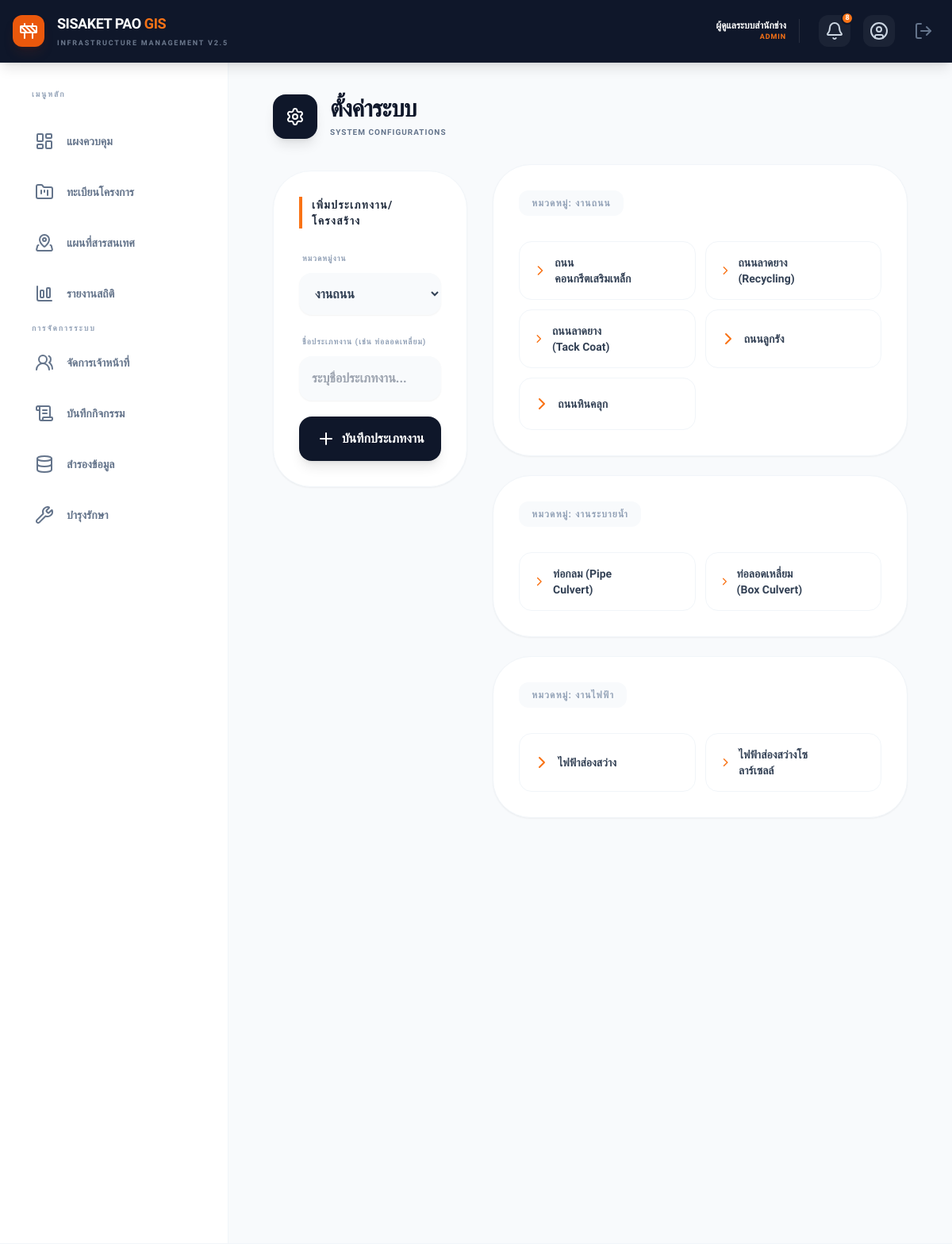
The page /settings.php (signed in) on the database its author committed.
### tables this page shows
CREATE TABLE `infrastructure_types` (
  `id` int(11) NOT NULL,
  `type_name` varchar(255) NOT NULL,
  `category` varchar(100) NOT NULL
);

### settings.php (the view, shortened to what this page needs)
<?php
require_once 'config/db.php';
$res = $conn->query("SELECT * FROM infrastructure_types ORDER BY category ASC, type_name ASC");
$types_grouped = [];
if ($res) {
    while($row = $res->fetch_assoc()){
        $types_grouped[$row['category']][] = $row;
    }
}
include 'includes/header.php';
?>
<div class="max-w-[1600px] mx-auto pb-20 animate-in fade-in duration-500 w-full px-4">
    <div class="flex items-center gap-4 mb-8">
        <div class="w-14 h-14 bg-slate-900 text-white rounded-2xl flex items-center justify-center shadow-lg shrink-0">
            <i data-lucide="settings" size="28"></i>
        </div>
        <div>
            <h2 class="text-3xl font-black text-slate-900 tracking-tight">ตั้งค่าระบบ</h2>
            <p class="text-slate-500 font-bold mt-1 uppercase tracking-widest text-[10px]">System Configurations</p>
        </div>
    </div>
    <div class="grid grid-cols-1 lg:grid-cols-3 gap-8">
        <div class="lg:col-span-1">
            <div class="bg-white p-8 rounded-[3rem] shadow-sm border border-slate-100 sticky top-24">
                <h3 class="text-sm font-black text-slate-800 uppercase tracking-widest mb-6 flex items-center gap-2 border-l-4 border-orange-500 pl-3">
                    เพิ่มประเภทงาน/โครงสร้าง
                </h3>
                <form method="POST" class="space-y-5">
                    <div class="space-y-2">
                        <label class="text-[10px] font-black text-slate-400 uppercase tracking-widest ml-1">หมวดหมู่งาน</label>
                        <select name="category" required class="w-full p-4 bg-slate-50 border-none rounded-2xl font-bold text-slate-700 outline-none focus:ring-2 focus:ring-orange-500 transition-all cursor-pointer shadow-sm">
                            <option value="งานถนน">งานถนน</option>
                        </select>
                    </div>
                    <div class="space-y-2">
                        <label class="text-[10px] font-black text-slate-400 uppercase tracking-widest ml-1">ชื่อประเภทงาน (เช่น ท่อลอดเหลี่ยม)</label>
                        <input type="text" name="type_name" required placeholder="ระบุชื่อประเภทงาน..." class="w-full p-4 bg-slate-50 border-none rounded-2xl font-bold text-slate-700 outline-none focus:ring-2 focus:ring-orange-500 transition-all shadow-sm">
                    </div>
                    <button type="submit" class="w-full bg-slate-900 hover:bg-orange-600 text-white font-black py-4 rounded-2xl shadow-lg transition-all active:scale-95 flex items-center justify-center gap-2 mt-4">
                        <i data-lucide="plus" size="18"></i> บันทึกประเภทงาน
                    </button>
                </form>
            </div>
        </div>
        <div class="lg:col-span-2 space-y-6">
            <?php if(empty($types_grouped)): ?>
                <div class="bg-white p-12 rounded-[3rem] shadow-sm border border-slate-100 text-center text-slate-400">
                    <i data-lucide="database" size="48" class="mx-auto mb-4 opacity-50"></i>
                    <p class="font-bold">ยังไม่มีข้อมูลประเภทงานในระบบ</p>
                    <p class="text-xs mt-2">โปรดเพิ่มประเภทงานทางเมนูด้านซ้าย เพื่อให้สามารถเลือกได้ในหน้าเพิ่มโครงการ</p>
                </div>
            <?php else: ?>
                <?php foreach($types_grouped as $cat_name => $items): ?>
                <div class="bg-white p-8 rounded-[3rem] shadow-sm border border-slate-100 overflow-hidden">
                    <h4 class="text-xs font-black text-slate-400 uppercase tracking-widest mb-4 bg-slate-50 px-4 py-2 rounded-xl inline-block">
                        หมวดหมู่: <?= htmlspecialchars($cat_name) ?>
                    </h4>
                    <div class="grid grid-cols-1 sm:grid-cols-2 gap-3 mt-4">
                        <?php foreach($items as $item): ?>
                        <div class="flex items-center justify-between p-4 rounded-2xl border border-slate-100 hover:border-orange-200 hover:shadow-md transition-all group">
                            <span class="font-bold text-slate-700 text-sm flex items-center gap-2">
                                <i data-lucide="chevron-right" size="14" class="text-orange-500"></i>
                                <?= htmlspecialchars($item['type_name']) ?>
                            </span>
                            <div class="flex gap-1">
                            </div>
                        </div>
                        <?php endforeach; ?>
                    </div>
                </div>
                <?php endforeach; ?>
            <?php endif; ?>
        </div>
    </div>
</div>
<?php include 'includes/footer.php'; ?>

### includes/header.php (style rules this page uses)
body { font-family: 'Sarabun', sans-serif; }

### rows shown on the page
infrastructure_types: type_name "ถนนคอนกรีตเสริมเหล็ก"
infrastructure_types: type_name "ถนนลาดยาง (Recycling)"
infrastructure_types: type_name "ถนนลาดยาง (Tack Coat)"
infrastructure_types: type_name "ถนนลูกรัง"
infrastructure_types: type_name "ถนนหินคลุก"
infrastructure_types: type_name "ท่อกลม (Pipe Culvert)"
infrastructure_types: type_name "ท่อลอดเหลี่ยม (Box Culvert)"
infrastructure_types: type_name "ไฟฟ้าส่องสว่าง"
infrastructure_types: type_name "ไฟฟ้าส่องสว่างโซลาร์เซลล์"

### other values the page prints
$_SESSION['full_name'] "ผู้ดูแลระบบสำนักช่าง"
$_SESSION['role'] "ADMIN"
$unread_count "8"
$cat_name "งานถนน"
$cat_name "งานระบายน้ำ"
$cat_name "งานไฟฟ้า"
